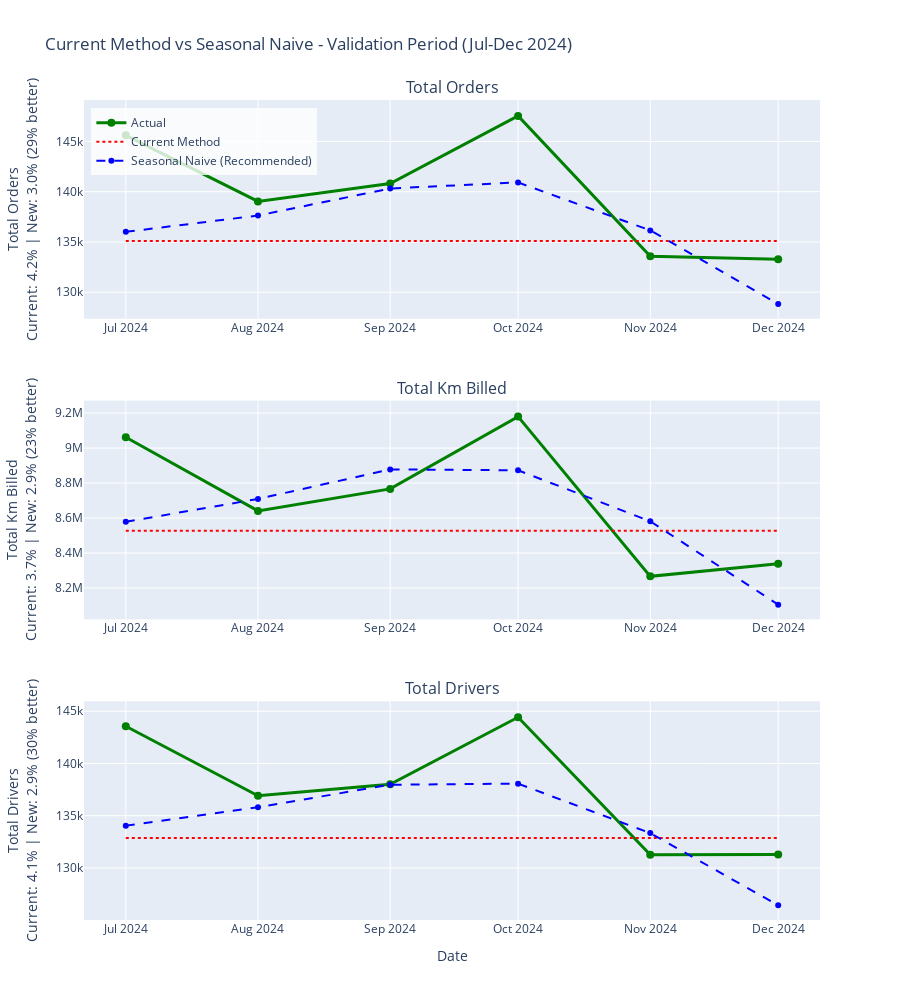

This figure's notebook cell:
### Code cell
# Create 3-panel comparison chart
fig = make_subplots(
    rows=3, cols=1,
    subplot_titles=[m.replace('_', ' ').title() for m in target_metrics],
    vertical_spacing=0.1,
    specs=[[{'secondary_y': False}], [{'secondary_y': False}], [{'secondary_y': False}]]
)

for idx, metric in enumerate(target_metrics, 1):
    # Actual values
    fig.add_trace(
        go.Scatter(
            x=val_actual['date'],
            y=val_actual[metric],
            mode='lines+markers',
            name='Actual' if idx == 1 else None,
            showlegend=(idx == 1),
            line=dict(color='green', width=3),
            marker=dict(size=8)
        ),
        row=idx, col=1
    )
    
    # Current Method
    fig.add_trace(
        go.Scatter(
            x=current_forecast['date'],
            y=current_forecast[metric],
            mode='lines',
            name='Current Method' if idx == 1 else None,
            showlegend=(idx == 1),
            line=dict(color='red', width=2, dash='dot')
        ),
        row=idx, col=1
    )
    
    # Seasonal Naive
    fig.add_trace(
        go.Scatter(
            x=new_forecast['date'],
            y=new_forecast[metric],
            mode='lines+markers',
            name='Seasonal Naive (Recommended)' if idx == 1 else None,
            showlegend=(idx == 1),
            line=dict(color='blue', width=2, dash='dash'),
            marker=dict(size=6)
        ),
        row=idx, col=1
    )
    
    # Get MAPE values for annotation
    current_mape = current_method[current_method['metric'] == metric]['MAPE'].values[0]
    new_mape = new_method[new_method['metric'] == metric]['MAPE'].values[0]
    improvement = ((current_mape - new_mape) / current_mape) * 100
    
    # Update y-axis title with MAPE
    fig.update_yaxes(
        title_text=f"{metric.replace('_', ' ').title()}<br>Current: {current_mape:.1f}% | New: {new_mape:.1f}% ({improvement:.0f}% better)",
        row=idx, col=1
    )

fig.update_xaxes(title_text="Date", row=3, col=1)

fig.update_layout(
    title_text="Current Method vs Seasonal Naive - Validation Period (Jul-Dec 2024)",
    height=1000,
    hovermode='x unified',
    legend=dict(x=0.01, y=0.99, bgcolor='rgba(255,255,255,0.8)')
)

fig.show()

# Save
results_dir = Path('../results')
results_dir.mkdir(exist_ok=True)
fig.write_html(results_dir / 'current_vs_new_method.html')
print("\n✓ Saved: results/current_vs_new_method.html")

### Figure 1 — Plotly figure (JSON) as saved in the notebook; plotly's stock layout.template omitted (floating-point values rounded to 4 significant figures)
{"data": [{"line": {"color": "green", "width": 3}, "marker": {"size": 8}, "mode": "lines+markers", "name": "Actual", "showlegend": true, "type": "scatter", "x": ["2024-07-01T00:00:00", "2024-08-01T00:00:00", "2024-09-01T00:00:00", "2024-10-01T00:00:00", "2024-11-01T00:00:00", "2024-12-01T00:00:00"], "xaxis": "x", "y": [145610, 139036, 140808, 147542, 133588, 133293], "yaxis": "y"}, {"line": {"color": "red", "dash": "dot", "width": 2}, "mode": "lines", "name": "Current Method", "showlegend": true, "type": "scatter", "x": ["2024-07-01T00:00:00", "2024-08-01T00:00:00", "2024-09-01T00:00:00", "2024-10-01T00:00:00", "2024-11-01T00:00:00", "2024-12-01T00:00:00"], "xaxis": "x", "y": [135100.0, 135100.0, 135100.0, 135100.0, 135100.0, 135100.0], "yaxis": "y"}, {"line": {"color": "blue", "dash": "dash", "width": 2}, "marker": {"size": 6}, "mode": "lines+markers", "name": "Seasonal Naive (Recommended)", "showlegend": true, "type": "scatter", "x": ["2024-07-01T00:00:00", "2024-08-01T00:00:00", "2024-09-01T00:00:00", "2024-10-01T00:00:00", "2024-11-01T00:00:00", "2024-12-01T00:00:00"], "xaxis": "x", "y": [136007, 137631, 140323, 140925, 136153, 128830], "yaxis": "y"}, {"line": {"color": "green", "width": 3}, "marker": {"size": 8}, "mode": "lines+markers", "showlegend": false, "type": "scatter", "x": ["2024-07-01T00:00:00", "2024-08-01T00:00:00", "2024-09-01T00:00:00", "2024-10-01T00:00:00", "2024-11-01T00:00:00", "2024-12-01T00:00:00"], "xaxis": "x2", "y": [9062000.0, 8641000.0, 8767000.0, 9180000.0, 8267000.0, 8339000.0], "yaxis": "y2"}, {"line": {"color": "red", "dash": "dot", "width": 2}, "mode": "lines", "showlegend": false, "type": "scatter", "x": ["2024-07-01T00:00:00", "2024-08-01T00:00:00", "2024-09-01T00:00:00", "2024-10-01T00:00:00", "2024-11-01T00:00:00", "2024-12-01T00:00:00"], "xaxis": "x2", "y": [8527000.0, 8527000.0, 8527000.0, 8527000.0, 8527000.0, 8527000.0], "yaxis": "y2"}, {"line": {"color": "blue", "dash": "dash", "width": 2}, "marker": {"size": 6}, "mode": "lines+markers", "showlegend": false, "type": "scatter", "x": ["2024-07-01T00:00:00", "2024-08-01T00:00:00", "2024-09-01T00:00:00", "2024-10-01T00:00:00", "2024-11-01T00:00:00", "2024-12-01T00:00:00"], "xaxis": "x2", "y": [8579000.0, 8709000.0, 8878000.0, 8873000.0, 8581000.0, 8105000.0], "yaxis": "y2"}, {"line": {"color": "green", "width": 3}, "marker": {"size": 8}, "mode": "lines+markers", "showlegend": false, "type": "scatter", "x": ["2024-07-01T00:00:00", "2024-08-01T00:00:00", "2024-09-01T00:00:00", "2024-10-01T00:00:00", "2024-11-01T00:00:00", "2024-12-01T00:00:00"], "xaxis": "x3", "y": [143558, 136914, 138007, 144419, 131270, 131283], "yaxis": "y3"}, {"line": {"color": "red", "dash": "dot", "width": 2}, "mode": "lines", "showlegend": false, "type": "scatter", "x": ["2024-07-01T00:00:00", "2024-08-01T00:00:00", "2024-09-01T00:00:00", "2024-10-01T00:00:00", "2024-11-01T00:00:00", "2024-12-01T00:00:00"], "xaxis": "x3", "y": [132900.0, 132900.0, 132900.0, 132900.0, 132900.0, 132900.0], "yaxis": "y3"}, {"line": {"color": "blue", "dash": "dash", "width": 2}, "marker": {"size": 6}, "mode": "lines+markers", "showlegend": false, "type": "scatter", "x": ["2024-07-01T00:00:00", "2024-08-01T00:00:00", "2024-09-01T00:00:00", "2024-10-01T00:00:00", "2024-11-01T00:00:00", "2024-12-01T00:00:00"], "xaxis": "x3", "y": [134052, 135814, 137966, 138069, 133335, 126429], "yaxis": "y3"}], "layout": {"annotations": [{"font": {"size": 16}, "showarrow": false, "text": "Total Orders", "x": 0.5, "xanchor": "center", "xref": "paper", "y": 1, "yanchor": "bottom", "yref": "paper"}, {"font": {"size": 16}, "showarrow": false, "text": "Total Km Billed", "x": 0.5, "xanchor": "center", "xref": "paper", "y": 0.6333, "yanchor": "bottom", "yref": "paper"}, {"font": {"size": 16}, "showarrow": false, "text": "Total Drivers", "x": 0.5, "xanchor": "center", "xref": "paper", "y": 0.2667, "yanchor": "bottom", "yref": "paper"}], "height": 1000, "hovermode": "x unified", "legend": {"bgcolor": "rgba(255,255,255,0.8)", "x": 0.01, "y": 0.99}, "title": {"text": "Current Method vs Seasonal Naive - Validation Period (Jul-Dec 2024)"}, "xaxis": {"anchor": "y", "domain": [0, 1]}, "xaxis2": {"anchor": "y2", "domain": [0, 1]}, "xaxis3": {"anchor": "y3", "domain": [0, 1], "title": {"text": "Date"}}, "yaxis": {"anchor": "x", "domain": [0.7333, 1], "title": {"text": "Total Orders<br>Current: 4.2% | New: 3.0% (29% better)"}}, "yaxis2": {"anchor": "x2", "domain": [0.3667, 0.6333], "title": {"text": "Total Km Billed<br>Current: 3.7% | New: 2.9% (23% better)"}}, "yaxis3": {"anchor": "x3", "domain": [0, 0.2667], "title": {"text": "Total Drivers<br>Current: 4.1% | New: 2.9% (30% better)"}}}}
